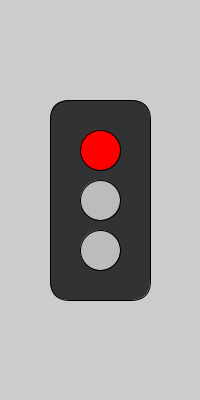
Frame 1 (no input)
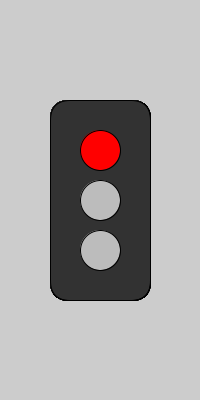
Frame 60 (the mouse pressed at the canvas centre just before this capture)
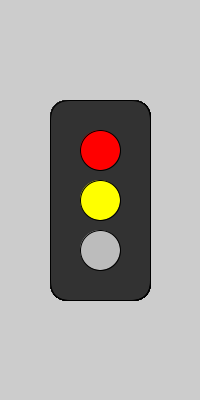
Frame 120 (the mouse held since frame 60 and released just before this capture)

The Processing sketch that drew these frames (run headless with seeded random() and noise(); from frame 60 on, the mouse is pressed at the canvas centre):

// Processing sketch: Task6IfStatement
// ── Task6IfStatement.pde
/*
6.a Erklær og initialiser variable til at gemme farverne i et trafiklys. 
Glem ikke at lave en variabel til farven når lyset er slukket.
*/
int red = color(255,0,0);
int yellow = color(255,255,0);
int green = color(0,255,0);
int grey = color(188,188,188);

/*
6.b Erklær og initialiser en variabel for hver af de tre lys/lamper i en 
lyskurv: light1, light2 og light3. De skal hver især pege på den farve som
lampen har på et givet tidspunkt.
*/

int light1 = red;
int light2 = yellow;
int light3 = green;

// 6.c I setup-metoden skal du nu tegne en boks, som vi senere vil tegne lys på.

void setup() {
  size(200,400);
}

/*
6.d I draw-metoden skal du skrive kode der ændrer værdien af 
light1, light2 og light3. Du kan tænke på koden som et skift mellem 4 konstellationer:
*/

void draw(){
  
  fill(50);
  rectMode(CENTER);
  rect(width/2, height/2, 100, 200, 20);
  
  int cycle = frameCount % 400;

  if (cycle < 100) {
  // Red
  light1 = red;
  light2 = grey;
  light3 = grey;
  } else if (cycle < 200) {
  // Red + Yellow
  light1 = red;
  light2 = yellow;
  light3 = grey;
  } else if (cycle < 300) {
  // Green
  light1 = grey;
  light2 = grey;
  light3 = green;
  } else {
  // Yello
  light1 = grey;
  light2 = yellow;
  light3 = grey;
  }

  
  fill(light1);
  ellipse(width/2, height/2-50, 40, 40);
  
  fill(light2);
  ellipse(width/2, height/2, 40, 40);
  
  fill(light3);
  ellipse(width/2, height/2+50, 40, 40);

  

 
}
